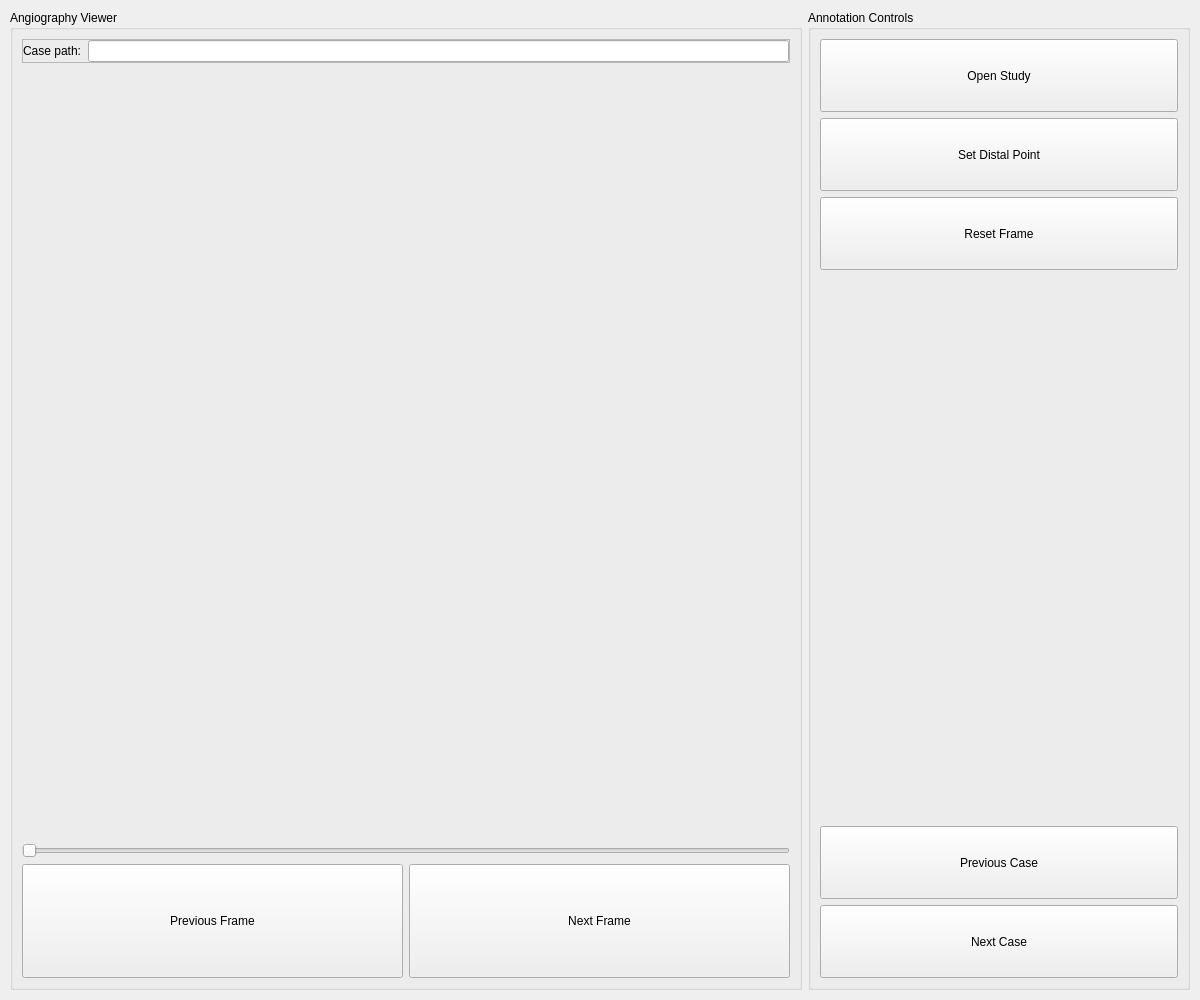
<?xml version="1.0" encoding="UTF-8"?>
<ui version="4.0">
 <class>MainWindow</class>
 <widget class="QMainWindow" name="MainWindow">
  <property name="geometry">
   <rect>
    <x>0</x>
    <y>0</y>
    <width>1200</width>
    <height>1000</height>
   </rect>
  </property>
  <property name="sizePolicy">
   <sizepolicy hsizetype="Fixed" vsizetype="Fixed">
    <horstretch>0</horstretch>
    <verstretch>0</verstretch>
   </sizepolicy>
  </property>
  <property name="minimumSize">
   <size>
    <width>16</width>
    <height>41</height>
   </size>
  </property>
  <property name="maximumSize">
   <size>
    <width>9999</width>
    <height>9999</height>
   </size>
  </property>
  <property name="baseSize">
   <size>
    <width>0</width>
    <height>0</height>
   </size>
  </property>
  <property name="windowTitle">
   <string>Seedpoints Annotation</string>
  </property>
  <property name="toolButtonStyle">
   <enum>Qt::ToolButtonIconOnly</enum>
  </property>
  <widget class="QWidget" name="centralwidget">
   <property name="sizePolicy">
    <sizepolicy hsizetype="Fixed" vsizetype="Fixed">
     <horstretch>0</horstretch>
     <verstretch>0</verstretch>
    </sizepolicy>
   </property>
   <property name="minimumSize">
    <size>
     <width>16</width>
     <height>16</height>
    </size>
   </property>
   <layout class="QGridLayout" name="gridLayout_2">
    <property name="leftMargin">
     <number>10</number>
    </property>
    <property name="topMargin">
     <number>10</number>
    </property>
    <property name="rightMargin">
     <number>10</number>
    </property>
    <property name="bottomMargin">
     <number>10</number>
    </property>
    <item row="0" column="0">
     <layout class="QHBoxLayout" name="horizontalLayout_2">
      <item>
       <widget class="QGroupBox" name="AngiographyViewBox">
        <property name="title">
         <string>Angiography Viewer</string>
        </property>
        <layout class="QGridLayout" name="gridLayout">
         <item row="1" column="0">
          <layout class="QVBoxLayout" name="verticalLayout">
           <item>
            <widget class="QLabel" name="angio_view">
             <property name="enabled">
              <bool>true</bool>
             </property>
             <property name="sizePolicy">
              <sizepolicy hsizetype="Fixed" vsizetype="Fixed">
               <horstretch>0</horstretch>
               <verstretch>0</verstretch>
              </sizepolicy>
             </property>
             <property name="minimumSize">
              <size>
               <width>768</width>
               <height>768</height>
              </size>
             </property>
             <property name="maximumSize">
              <size>
               <width>768</width>
               <height>768</height>
              </size>
             </property>
             <property name="text">
              <string/>
             </property>
             <property name="pixmap">
              <pixmap>dummy.png</pixmap>
             </property>
            </widget>
           </item>
           <item>
            <widget class="QSlider" name="slider">
             <property name="enabled">
              <bool>false</bool>
             </property>
             <property name="sizePolicy">
              <sizepolicy hsizetype="Minimum" vsizetype="Fixed">
               <horstretch>0</horstretch>
               <verstretch>0</verstretch>
              </sizepolicy>
             </property>
             <property name="value">
              <number>0</number>
             </property>
             <property name="orientation">
              <enum>Qt::Horizontal</enum>
             </property>
            </widget>
           </item>
           <item>
            <layout class="QHBoxLayout" name="horizontalLayout">
             <item>
              <widget class="QPushButton" name="previous_frame_btn">
               <property name="sizePolicy">
                <sizepolicy hsizetype="Preferred" vsizetype="Preferred">
                 <horstretch>0</horstretch>
                 <verstretch>0</verstretch>
                </sizepolicy>
               </property>
               <property name="text">
                <string>Previous Frame</string>
               </property>
              </widget>
             </item>
             <item>
              <widget class="QPushButton" name="next_frame_btn">
               <property name="sizePolicy">
                <sizepolicy hsizetype="Preferred" vsizetype="Preferred">
                 <horstretch>0</horstretch>
                 <verstretch>0</verstretch>
                </sizepolicy>
               </property>
               <property name="text">
                <string>Next Frame</string>
               </property>
              </widget>
             </item>
            </layout>
           </item>
          </layout>
         </item>
         <item row="0" column="0">
          <widget class="QFrame" name="frame">
           <property name="sizePolicy">
            <sizepolicy hsizetype="Minimum" vsizetype="Maximum">
             <horstretch>0</horstretch>
             <verstretch>0</verstretch>
            </sizepolicy>
           </property>
           <property name="frameShape">
            <enum>QFrame::StyledPanel</enum>
           </property>
           <property name="frameShadow">
            <enum>QFrame::Raised</enum>
           </property>
           <layout class="QHBoxLayout" name="horizontalLayout_3">
            <property name="spacing">
             <number>7</number>
            </property>
            <property name="leftMargin">
             <number>0</number>
            </property>
            <property name="topMargin">
             <number>0</number>
            </property>
            <property name="rightMargin">
             <number>0</number>
            </property>
            <property name="bottomMargin">
             <number>0</number>
            </property>
            <item>
             <widget class="QLabel" name="label">
              <property name="sizePolicy">
               <sizepolicy hsizetype="Maximum" vsizetype="Maximum">
                <horstretch>0</horstretch>
                <verstretch>0</verstretch>
               </sizepolicy>
              </property>
              <property name="text">
               <string>Case path:</string>
              </property>
             </widget>
            </item>
            <item>
             <widget class="QLineEdit" name="case_name_edit">
              <property name="sizePolicy">
               <sizepolicy hsizetype="Minimum" vsizetype="Minimum">
                <horstretch>0</horstretch>
                <verstretch>0</verstretch>
               </sizepolicy>
              </property>
              <property name="readOnly">
               <bool>true</bool>
              </property>
             </widget>
            </item>
           </layout>
          </widget>
         </item>
        </layout>
       </widget>
      </item>
      <item>
       <layout class="QVBoxLayout" name="verticalLayout_4">
        <item>
         <widget class="QGroupBox" name="TracingControllerBox">
          <property name="title">
           <string>Annotation Controls</string>
          </property>
          <layout class="QVBoxLayout" name="verticalLayout_2">
           <item>
            <widget class="QPushButton" name="open_btn">
             <property name="sizePolicy">
              <sizepolicy hsizetype="Minimum" vsizetype="Minimum">
               <horstretch>0</horstretch>
               <verstretch>0</verstretch>
              </sizepolicy>
             </property>
             <property name="text">
              <string>Open Study</string>
             </property>
            </widget>
           </item>
           <item>
            <widget class="QPushButton" name="distal_pts_btn">
             <property name="sizePolicy">
              <sizepolicy hsizetype="Minimum" vsizetype="Minimum">
               <horstretch>0</horstretch>
               <verstretch>0</verstretch>
              </sizepolicy>
             </property>
             <property name="text">
              <string>Set Distal Point</string>
             </property>
             <property name="checkable">
              <bool>true</bool>
             </property>
            </widget>
           </item>
           <item>
            <widget class="QPushButton" name="clear_frame_btn">
             <property name="sizePolicy">
              <sizepolicy hsizetype="Minimum" vsizetype="Minimum">
               <horstretch>0</horstretch>
               <verstretch>0</verstretch>
              </sizepolicy>
             </property>
             <property name="text">
              <string>Reset Frame</string>
             </property>
            </widget>
           </item>
           <item>
            <spacer name="verticalSpacer">
             <property name="orientation">
              <enum>Qt::Vertical</enum>
             </property>
             <property name="sizeType">
              <enum>QSizePolicy::Fixed</enum>
             </property>
             <property name="sizeHint" stdset="0">
              <size>
               <width>20</width>
               <height>550</height>
              </size>
             </property>
            </spacer>
           </item>
           <item>
            <widget class="QPushButton" name="previous_case_btn">
             <property name="sizePolicy">
              <sizepolicy hsizetype="Minimum" vsizetype="Minimum">
               <horstretch>0</horstretch>
               <verstretch>0</verstretch>
              </sizepolicy>
             </property>
             <property name="text">
              <string>Previous Case</string>
             </property>
            </widget>
           </item>
           <item>
            <widget class="QPushButton" name="next_case_btn">
             <property name="sizePolicy">
              <sizepolicy hsizetype="Minimum" vsizetype="Minimum">
               <horstretch>0</horstretch>
               <verstretch>0</verstretch>
              </sizepolicy>
             </property>
             <property name="text">
              <string>Next Case</string>
             </property>
            </widget>
           </item>
          </layout>
         </widget>
        </item>
       </layout>
      </item>
     </layout>
    </item>
   </layout>
  </widget>
  <action name="open_btn_x">
   <property name="text">
    <string>Open</string>
   </property>
  </action>
 </widget>
 <resources/>
 <connections/>
</ui>
